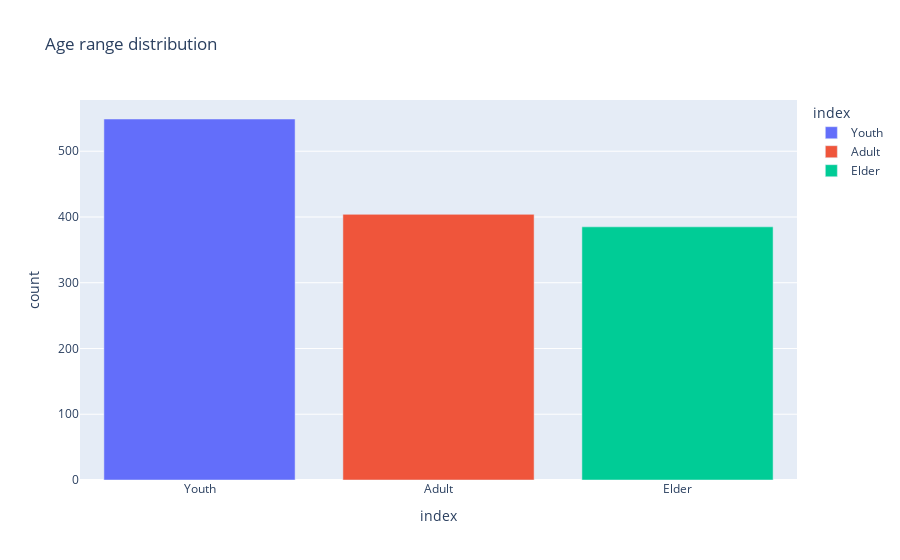

Notebook code for this chart:
### Code cell
# Age distribution
def ageRange(age):
    if age < 18:
        return "Child"
    elif 18 <= age < 35:
        return "Youth"
    elif 35 <= age < 50:
        return "Adult"
    else:
        return "Elder"
    
insurance_df["Age Range"] = insurance_df["age"].apply(ageRange)

age_range = insurance_df["Age Range"].value_counts().reset_index(name="count")
# Creating a bar chart illustrating the age range distribution
px.bar(age_range, x="index", y="count", title="Age range distribution", color="index")

### Figure 1 — Plotly figure (JSON) as saved in the notebook; plotly's stock layout.template omitted (floating-point values rounded to 4 significant figures)
{"data": [{"hovertemplate": "index=%{x}<br>count=%{y}<extra></extra>", "legendgroup": "Youth", "marker": {"color": "#636efa", "pattern": {"shape": ""}}, "name": "Youth", "orientation": "v", "showlegend": true, "textposition": "auto", "type": "bar", "x": ["Youth"], "xaxis": "x", "y": [549], "yaxis": "y"}, {"hovertemplate": "index=%{x}<br>count=%{y}<extra></extra>", "legendgroup": "Adult", "marker": {"color": "#EF553B", "pattern": {"shape": ""}}, "name": "Adult", "orientation": "v", "showlegend": true, "textposition": "auto", "type": "bar", "x": ["Adult"], "xaxis": "x", "y": [404], "yaxis": "y"}, {"hovertemplate": "index=%{x}<br>count=%{y}<extra></extra>", "legendgroup": "Elder", "marker": {"color": "#00cc96", "pattern": {"shape": ""}}, "name": "Elder", "orientation": "v", "showlegend": true, "textposition": "auto", "type": "bar", "x": ["Elder"], "xaxis": "x", "y": [385], "yaxis": "y"}], "layout": {"barmode": "relative", "legend": {"title": {"text": "index"}, "tracegroupgap": 0}, "title": {"text": "Age range distribution"}, "xaxis": {"anchor": "y", "categoryarray": ["Youth", "Adult", "Elder"], "categoryorder": "array", "domain": [0, 1], "title": {"text": "index"}}, "yaxis": {"anchor": "x", "domain": [0, 1], "title": {"text": "count"}}}}
